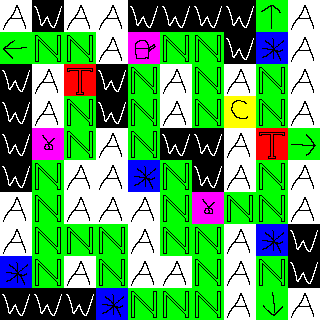

Rendered tile map (Tiled .tmx) drawn with the repository's tilesets; below, a short description and the full map source, tile grids included:
An orthogonal 10x10 tile map with 32x32 px tiles, 1 tile layer (tiles).

<map version="1.5" tiledversion="1.6.0" orientation="orthogonal" renderorder="right-down" width="10" height="10" tilewidth="32" tileheight="32" infinite="0" nextlayerid="2" nextobjectid="1">
 <tileset firstgid="1" source="tileset.tsx" />
 <layer id="1" name="tiles" width="10" height="10">
  <data encoding="csv">
64,4,64,64,4,4,4,4,9,64,
12,2,2,64,15,2,2,4,3,64,
4,64,1,4,2,64,2,64,2,64,
4,64,2,4,2,64,2,8,2,64,
4,17,2,64,2,4,4,64,1,10,
4,2,64,64,3,2,4,64,2,64,
64,2,64,64,64,2,17,2,2,64,
64,2,2,2,64,2,2,64,3,4,
3,2,64,2,64,64,2,64,2,4,
4,4,4,3,2,2,2,64,11,64
</data>
 </layer>
</map>
